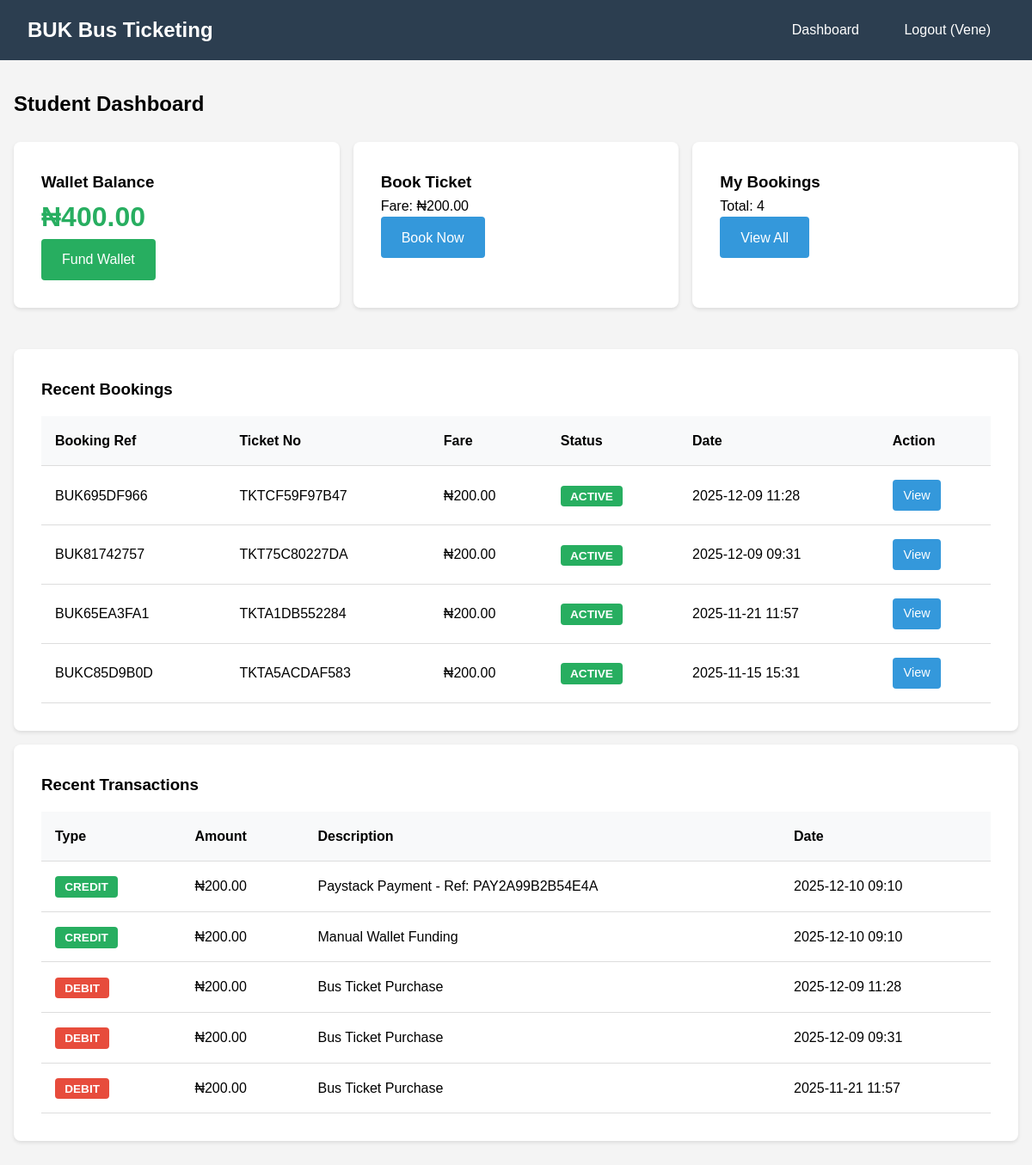
The app's page /dashboard/ (signed in) with its own data.
### tickets/models.py (models this page shows, shortened)
class Wallet(models.Model):
    user = models.OneToOneField(User, on_delete=models.CASCADE, related_name='wallet')
    balance = models.DecimalField(max_digits=10, decimal_places=2, default=0.00)
    created_at = models.DateTimeField(auto_now_add=True)
    updated_at = models.DateTimeField(auto_now=True)

class Booking(models.Model):
    STATUS_CHOICES = (
        ('ACTIVE', 'Active'),
        ('USED', 'Used'),
        ('EXPIRED', 'Expired'),
    )
    user = models.ForeignKey(User, on_delete=models.CASCADE, related_name='bookings')
    booking_reference = models.CharField(max_length=20, unique=True, editable=False)
    ticket_number = models.CharField(max_length=20, unique=True, editable=False)
    fare = models.DecimalField(max_digits=10, decimal_places=2, default=200.00)
    status = models.CharField(max_length=10, choices=STATUS_CHOICES, default='ACTIVE')
    qr_code = models.ImageField(upload_to='qr_codes/', blank=True)
    booking_date = models.DateTimeField(auto_now_add=True)
    used_date = models.DateTimeField(null=True, blank=True)
    class Meta:
        ordering = ['-booking_date']

class WalletTransaction(models.Model):
    TRANSACTION_TYPES = (
        ('CREDIT', 'Credit'),
        ('DEBIT', 'Debit'),
    )
    wallet = models.ForeignKey(Wallet, on_delete=models.CASCADE, related_name='transactions')
    transaction_type = models.CharField(max_length=10, choices=TRANSACTION_TYPES)
    amount = models.DecimalField(max_digits=10, decimal_places=2)
    description = models.CharField(max_length=255)
    timestamp = models.DateTimeField(auto_now_add=True)
    class Meta:
        ordering = ['-timestamp']

### tickets/views.py (the view)
# urls.py: path('dashboard/', views.dashboard, name='dashboard'),
@login_required
def dashboard(request):
    wallet = request.user.wallet
    recent_bookings = request.user.bookings.all()[:5]
    recent_transactions = wallet.transactions.all()[:5]
    context = {
        'wallet': wallet,
        'recent_bookings': recent_bookings,
        'recent_transactions': recent_transactions,
    }
    return render(request, 'tickets/dashboard.html', context)

### tickets/templates/tickets/dashboard.html
{% extends 'tickets/base.html' %}
{% block content %}
<h2 style="margin-bottom: 1.5rem;">Student Dashboard</h2>
<div style="display: grid; grid-template-columns: repeat(auto-fit, minmax(300px, 1fr)); gap: 1rem; margin-bottom: 2rem;">
    <div class="card">
        <h3>Wallet Balance</h3>
        <p style="font-size: 2rem; font-weight: bold; color: #27ae60;">₦{{ wallet.balance }}</p>
        <a href="{% url 'tickets:fund_wallet' %}" class="btn btn-success">Fund Wallet</a>
    </div>
    <div class="card">
        <h3>Book Ticket</h3>
        <p>Fare: ₦200.00</p>
        <a href="{% url 'tickets:create_booking' %}" class="btn">Book Now</a>
    </div>
    <div class="card">
        <h3>My Bookings</h3>
        <p>Total: {{ recent_bookings.count }}</p>
        <a href="{% url 'tickets:booking_history' %}" class="btn">View All</a>
    </div>
</div>
<div class="card">
    <h3 style="margin-bottom: 1rem;">Recent Bookings</h3>
    {% if recent_bookings %}
        <table>
            <tr>
                <th>Booking Ref</th>
                <th>Ticket No</th>
                <th>Fare</th>
                <th>Status</th>
                <th>Date</th>
                <th>Action</th>
            </tr>
            {% for booking in recent_bookings %}
            <tr>
                <td>{{ booking.booking_reference }}</td>
                <td>{{ booking.ticket_number }}</td>
                <td>₦{{ booking.fare }}</td>
                <td>
                    {% if booking.status == 'ACTIVE' %}
                        <span class="badge badge-success">{{ booking.status }}</span>
                    {% else %}
                        <span class="badge badge-danger">{{ booking.status }}</span>
                    {% endif %}
                </td>
                <td>{{ booking.booking_date|date:"Y-m-d H:i" }}</td>
                <td><a href="{% url 'tickets:booking_detail' booking.id %}" class="btn" style="padding: 0.4rem 0.8rem; font-size: 0.9rem;">View</a></td>
            </tr>
            {% endfor %}
        </table>
    {% else %}
        <p>No bookings yet.</p>
    {% endif %}
</div>
<div class="card">
    <h3 style="margin-bottom: 1rem;">Recent Transactions</h3>
    {% if recent_transactions %}
        <table>
            <tr>
                <th>Type</th>
                <th>Amount</th>
                <th>Description</th>
                <th>Date</th>
            </tr>
            {% for trans in recent_transactions %}
            <tr>
                <td>
                    {% if trans.transaction_type == 'CREDIT' %}
                        <span class="badge badge-success">{{ trans.transaction_type }}</span>
                    {% else %}
                        <span class="badge badge-danger">{{ trans.transaction_type }}</span>
                    {% endif %}
                </td>
                <td>₦{{ trans.amount }}</td>
                <td>{{ trans.description }}</td>
                <td>{{ trans.timestamp|date:"Y-m-d H:i" }}</td>
            </tr>
            {% endfor %}
        </table>
    {% else %}
        <p>No transactions yet.</p>
    {% endif %}
</div>
{% endblock %}

### tickets/templates/tickets/base.html (shortened to what this page needs)
<!DOCTYPE html>
<html lang="en">
<head>
</head>
<body>
    <nav class="navbar">
        <h1>BUK Bus Ticketing</h1>
        <div>
            {% if user.is_authenticated %}
                {% if not user.is_staff %}
                   <a href="{% url 'tickets:dashboard' %}">Dashboard</a>
                {% endif %}
                <a href="{% url 'tickets:logout' %}">Logout ({{ user.username }})</a>
            {% else %}
                <a href="{% url 'tickets:home' %}">Home</a>
                <a href="{% url 'tickets:login' %}">Login</a>
                <a href="{% url 'tickets:register' %}">Register</a>
            {% endif %}
        </div>
    </nav>
    <div class="container">
        {% block content %}{% endblock %}
    </div>
</body>
</html>

### tickets/templates/tickets/base.html (style rules this page uses)
* { margin: 0; padding: 0; box-sizing: border-box; }
body { font-family: Arial, sans-serif; background: #f4f4f4; line-height: 1.6; }
.navbar { background: #2c3e50; color: white; padding: 1rem 2rem; display: flex; justify-content: space-between; align-items: center; }
.navbar h1 { font-size: 1.5rem; }
.navbar a { color: white; text-decoration: none; margin-left: 1rem; padding: 0.5rem 1rem; border-radius: 4px; transition: background 0.3s; }
.container { max-width: 1200px; margin: 2rem auto; padding: 0 1rem; }
.card { background: white; padding: 2rem; border-radius: 8px; box-shadow: 0 2px 4px rgba(0,0,0,0.1); margin-bottom: 1rem; }
.btn { display: inline-block; padding: 0.7rem 1.5rem; background: #3498db; color: white; text-decoration: none; border-radius: 4px; border: none; cursor: pointer; transition: background 0.3s; }
.btn-success { background: #27ae60; }
table { width: 100%; border-collapse: collapse; }
table th, table td { padding: 1rem; text-align: left; border-bottom: 1px solid #ddd; }
table th { background: #f8f9fa; }
.badge { padding: 0.3rem 0.7rem; border-radius: 4px; font-size: 0.85rem; font-weight: bold; }
.badge-success { background: #27ae60; color: white; }
.badge-danger { background: #e74c3c; color: white; }

### records on screen
Wallet: balance "400.00"
Booking: booking_reference "BUK695DF966", ticket_number "TKTCF59F97B47", fare "200.00", status "ACTIVE", booking_date "2025-12-09 11:28"
Booking: booking_reference "BUK81742757", ticket_number "TKT75C80227DA", fare "200.00", status "ACTIVE", booking_date "2025-12-09 09:31"
Booking: booking_reference "BUK65EA3FA1", ticket_number "TKTA1DB552284", fare "200.00", status "ACTIVE", booking_date "2025-11-21 11:57"
Booking: booking_reference "BUKC85D9B0D", ticket_number "TKTA5ACDAF583", fare "200.00", status "ACTIVE", booking_date "2025-11-15 15:31"

### other values on screen
{{ user.username }} "Vene"
{{ recent_bookings.count }} "4"
